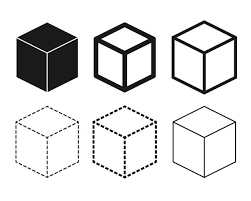
#> input picture code/cubes.png, 251 x 201 px
$ python HarrisCornerDetection.py
#> lines starting #> are read from the running program, lines starting #| are printed output that depends on the picture; after the words box and inside, x2 and y2 are one past the last pixel; in counts of white or black regions, pixels touching at a corner belong together
import cv2
import numpy as np

def harris_corner_detection(image_path, alpha=0.04):
#> called with image_path = 'cubes.png', alpha = 0.04
    image = cv2.imread(image_path)
#> image is the input picture: shape (201, 251, 3); min 0, max 255, mean 224.5
    gray = cv2.cvtColor(image, cv2.COLOR_BGR2GRAY)
    gray = np.float32(gray)
    dst = cv2.cornerHarris(gray, blockSize=2, ksize=3, k=alpha)
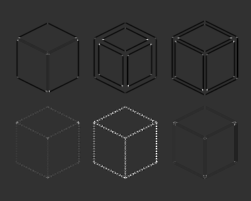
#> dst: shape (201, 251) float32; min -139193296, max 573671680, mean -1287683.4; drawn with min black and max white
    dst = cv2.dilate(dst, None)
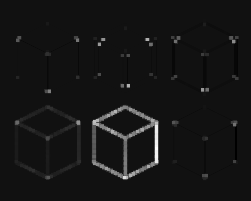
#> dst: shape (201, 251) float32; min -42537788, max 573671680, mean 9957476; drawn with min black and max white
    image[dst > 0.01 * dst.max()] = [0, 0, 255]
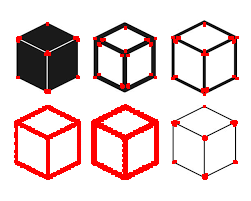
#> image: shape (201, 251, 3); 8.07% of pixels changed, all inside (x1, y1, x2, y2) = (14, 22, 239, 180)

    cv2.imshow('Harris Corner Detection', image)
    cv2.waitKey(0)
    cv2.destroyAllWindows()

harris_corner_detection('cubes.png')
